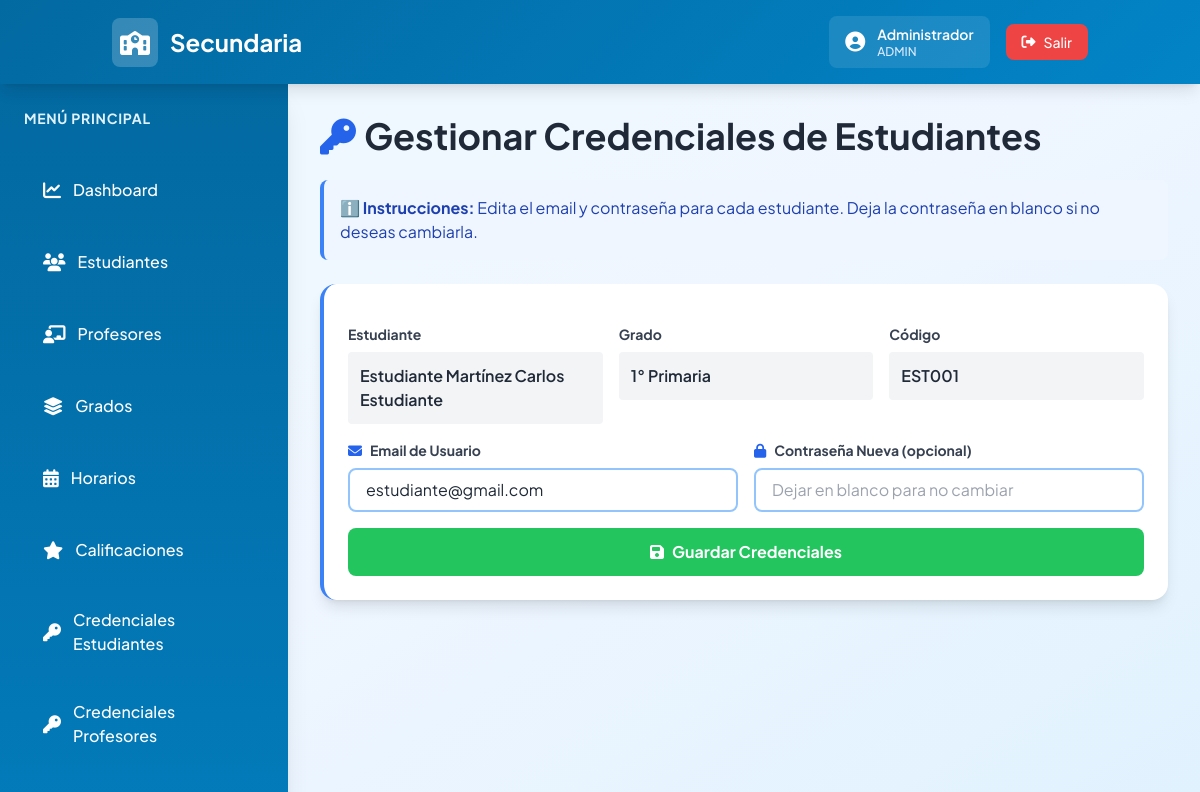
Page /admin/credentials (signed in) on the committed database.
### models.py (models this page shows)
class User(UserMixin, db.Model):
    __tablename__ = 'users'
    id = db.Column(db.String(36), primary_key=True, default=lambda: str(uuid.uuid4()))
    email = db.Column(db.String(255), unique=True, nullable=False)
    password = db.Column(db.String(255), nullable=False)
    name = db.Column(db.String(255), nullable=False)
    role = db.Column(db.String(20), nullable=False)
    created_at = db.Column(db.DateTime, default=datetime.utcnow)

class Student(db.Model):
    __tablename__ = 'students'
    id = db.Column(db.String(36), primary_key=True, default=lambda: str(uuid.uuid4()))
    user_id = db.Column(db.String(36), db.ForeignKey('users.id'), nullable=False)
    student_code = db.Column(db.String(50), unique=True, nullable=False)
    grade_id = db.Column(db.String(36), db.ForeignKey('grades.id'), nullable=False)
    apellido_paterno = db.Column(db.String(100), nullable=True)
    apellido_materno = db.Column(db.String(100), nullable=True)
    enrollment_date = db.Column(db.Date, nullable=False)
    status = db.Column(db.String(20), default='active')
    created_at = db.Column(db.DateTime, default=datetime.utcnow)
    user = db.relationship('User', backref='student_profile')
    grade = db.relationship('Grade', backref='students')

class Grade(db.Model):
    __tablename__ = 'grades'
    id = db.Column(db.String(36), primary_key=True, default=lambda: str(uuid.uuid4()))
    name = db.Column(db.String(50), unique=True, nullable=False)
    level = db.Column(db.Integer)
    max_students = db.Column(db.Integer, default=40)
    created_at = db.Column(db.DateTime, default=datetime.utcnow)

### routes.py (the view, shortened to what this page needs)
@app.route('/admin/credentials', methods=['GET', 'POST'])
@login_required
def admin_credentials():
    if current_user.role != 'admin':
        flash('Acceso denegado', 'error')
        return redirect(url_for('dashboard'))
    students = Student.query.all()
    return render_template('admin_credentials.html', students=students)

### app.py (called while the page is built)
@login_manager.user_loader
def load_user(user_id):
    try:
        return User.query.get(user_id)
    except Exception as e:
        print(f"Error loading user: {e}")
        return None

### templates/admin_credentials.html (shortened to what this page needs)
{% extends "base.html" %}
{% block content %}
<div class="space-y-6">
    <div class="flex justify-between items-center">
        <h1 class="text-4xl font-bold text-gray-800"><i class="fas fa-key text-blue-600 mr-2"></i>Gestionar Credenciales de Estudiantes</h1>
    </div>
    <div class="bg-blue-50 border-l-4 border-blue-500 text-blue-800 p-4 rounded-lg">
        <p><strong>ℹ️ Instrucciones:</strong> Edita el email y contraseña para cada estudiante. Deja la contraseña en blanco si no deseas cambiarla.</p>
    </div>
    {% if students %}
    <div class="grid grid-cols-1 gap-4">
        {% for student in students %}
        <div class="bg-white rounded-2xl shadow-lg p-6 border-l-4 border-blue-500">
            <form method="POST" class="space-y-4">
                <div class="grid grid-cols-1 md:grid-cols-3 gap-4">
                    <div>
                        <label class="block text-sm font-bold text-gray-700 mb-2">Estudiante</label>
                        <div class="p-3 bg-gray-100 rounded text-gray-800 font-semibold">
                            {{ student.apellido_paterno }} {{ student.apellido_materno }} {{ student.user.name }}
                        </div>
                    </div>
                    <div>
                        <label class="block text-sm font-bold text-gray-700 mb-2">Grado</label>
                        <div class="p-3 bg-gray-100 rounded text-gray-800 font-semibold">
                            {{ student.grade.name }}
                        </div>
                    </div>
                    <div>
                        <label class="block text-sm font-bold text-gray-700 mb-2">Código</label>
                        <div class="p-3 bg-gray-100 rounded text-gray-800 font-semibold">
                            {{ student.student_code }}
                        </div>
                    </div>
                </div>
                <div class="grid grid-cols-1 md:grid-cols-2 gap-4">
                    <div>
                        <label class="block text-sm font-bold text-gray-700 mb-2">
                            <i class="fas fa-envelope text-blue-600 mr-2"></i>Email de Usuario
                        </label>
                        <input type="email" name="email" value="{{ student.user.email }}" class="w-full px-4 py-2 border-2 border-blue-300 rounded-lg focus:outline-none focus:border-blue-600" required>
                    </div>
                    <div>
                        <label class="block text-sm font-bold text-gray-700 mb-2">
                            <i class="fas fa-lock text-blue-600 mr-2"></i>Contraseña Nueva (opcional)
                        </label>
                        <input type="password" name="password" placeholder="Dejar en blanco para no cambiar" class="w-full px-4 py-2 border-2 border-blue-300 rounded-lg focus:outline-none focus:border-blue-600">
                    </div>
                </div>
                <div class="flex gap-3">
                    <button type="submit" class="flex-1 bg-green-500 hover:bg-green-600 text-white px-4 py-3 rounded-lg font-bold flex items-center justify-center gap-2 transition">
                        <i class="fas fa-save"></i> Guardar Credenciales
                    </button>
                </div>
            </form>
        </div>
        {% endfor %}
    </div>
    {% endif %}
</div>
{% endblock %}

### templates/base.html (shortened to what this page needs)
<!DOCTYPE html>
<html lang="es">
<head>
    <script src="https://cdn.tailwindcss.com"></script>
    <link rel="stylesheet" href="https://cdnjs.cloudflare.com/ajax/libs/font-awesome/6.4.0/css/all.min.css">
</head>
<body class="bg-gradient-to-br from-sky-50 via-blue-50 to-sky-100 text-gray-800 min-h-screen">
    <nav class="gradient-header text-white shadow-lg sticky top-0 z-50">
        <div class="container mx-auto px-6 py-4 flex justify-between items-center">
            <div class="text-2xl font-bold flex items-center gap-3">
                <div class="bg-white bg-opacity-20 p-2 rounded-lg">
                    <i class="fas fa-school text-2xl"></i>
                </div>
                <span>Secundaria</span>
            </div>
            <div class="flex gap-4 items-center">
                {% if current_user.is_authenticated %}
                <a href="{{ url_for('my_profile') }}" class="flex items-center gap-3 bg-white bg-opacity-10 px-4 py-2 rounded-lg hover:bg-opacity-20 transition cursor-pointer">
                    <i class="fas fa-user-circle text-xl"></i>
                    <div class="text-sm">
                        <div class="font-semibold">{{ current_user.name }}</div>
                        <div class="text-xs text-blue-100 uppercase font-medium">{{ current_user.role }}</div>
                    </div>
                </a>
                <a href="{{ url_for('logout') }}" class="bg-red-500 hover:bg-red-600 px-4 py-2 rounded-lg transition font-medium text-sm flex items-center gap-2">
                    <i class="fas fa-sign-out-alt"></i> Salir
                </a>
                {% endif %}
            </div>
        </div>
    </nav>
    {% if current_user.is_authenticated %}
    <div class="flex">
        <aside class="w-72 bg-gradient-to-b from-sky-700 to-sky-600 text-white min-h-screen p-6 shadow-xl">
            <div class="mb-8">
                <h2 class="text-sm font-bold uppercase tracking-wider text-sky-100 mb-4">Menú Principal</h2>
            </div>
            <ul class="space-y-3">
                <li>
                    <a href="{{ url_for('dashboard') }}" class="sidebar-item block p-4 rounded-lg hover:bg-sky-500 transition flex items-center gap-3 font-medium">
                        <i class="fas fa-chart-line text-lg"></i>
                        <span>Dashboard</span>
                    </a>
                </li>
                {% if current_user.role == 'admin' %}
                <li>
                    <a href="{{ url_for('students') }}" class="sidebar-item block p-4 rounded-lg hover:bg-sky-500 transition flex items-center gap-3 font-medium">
                        <i class="fas fa-users text-lg"></i>
                        <span>Estudiantes</span>
                    </a>
                </li>
                <li>
                    <a href="{{ url_for('teachers') }}" class="sidebar-item block p-4 rounded-lg hover:bg-sky-500 transition flex items-center gap-3 font-medium">
                        <i class="fas fa-chalkboard-user text-lg"></i>
                        <span>Profesores</span>
                    </a>
                </li>
                <li>
                    <a href="{{ url_for('grades') }}" class="sidebar-item block p-4 rounded-lg hover:bg-sky-500 transition flex items-center gap-3 font-medium">
                        <i class="fas fa-layer-group text-lg"></i>
                        <span>Grados</span>
                    </a>
                </li>
                <li>
                    <a href="{{ url_for('view_schedule') }}" class="sidebar-item block p-4 rounded-lg hover:bg-sky-500 transition flex items-center gap-3 font-medium">
                        <i class="fas fa-calendar-alt text-lg"></i>
                        <span>Horarios</span>
                    </a>
                </li>
                <li>
                    <a href="{{ url_for('admin_all_grades') }}" class="sidebar-item block p-4 rounded-lg hover:bg-sky-500 transition flex items-center gap-3 font-medium">
                        <i class="fas fa-star text-lg"></i>
                        <span>Calificaciones</span>
                    </a>
                </li>
                <li>
                    <a href="{{ url_for('admin_credentials') }}" class="sidebar-item block p-4 rounded-lg hover:bg-sky-500 transition flex items-center gap-3 font-medium">
                        <i class="fas fa-key text-lg"></i>
                        <span>Credenciales Estudiantes</span>
                    </a>
                </li>
                <li>
                    <a href="{{ url_for('admin_teacher_credentials') }}" class="sidebar-item block p-4 rounded-lg hover:bg-sky-500 transition flex items-center gap-3 font-medium">
                        <i class="fas fa-key text-lg"></i>
                        <span>Credenciales Profesores</span>
                    </a>
                </li>
                {% endif %}
            </ul>
        </aside>
        <main class="flex-1 p-8 fade-in">
    {% else %}
    <main class="flex justify-center items-center min-h-screen">
    {% endif %}
            {% block content %}{% endblock %}
        </main>
    {% if current_user.is_authenticated %}</div>{% endif %}
</body>
</html>

### templates/base.html (style rules this page uses)
* { font-family: 'Plus Jakarta Sans', sans-serif; }
.gradient-header { background: linear-gradient(135deg, #0369a1 0%, #0284c7 100%); }
.sidebar-item { transition: all 0.3s ease; border-left: 3px solid transparent; }
.fade-in { animation: fadeIn 0.5s ease-in; }

### rows in the picture
User: name "Administrador", role "ADMIN"
Student: apellido_paterno "Estudiante", apellido_materno "Martínez", user.name "Carlos Estudiante", grade.name "1° Primaria", student_code "EST001", email "estudiante@gmail.com"
